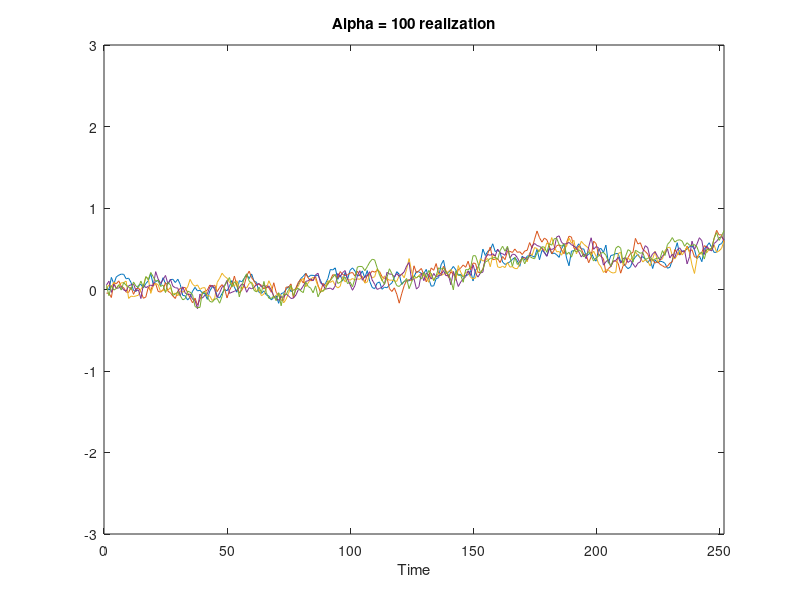

Source code (MATLAB):
clear;
N = 5; %number of banks
alpha = 100;
sigma = 1;
maxTime = 252; %252 time step # of trading days in a year
dt = 1/maxTime;
monetaryReserves = zeros(N,1);
initialCapital = 0*ones(N,1);
dtMonetaryReserves = zeros(N,1);
realizationReserves = zeros(N, maxTime);

for t = 1:maxTime
    for i = 1:N
        rateSum = 0;
        for j = 1:N
            rateSum = rateSum + (monetaryReserves(j)-monetaryReserves(i));
        end;
        dW = sqrt(dt)*randn;
        dtMonetaryReserves(i) = alpha/N*rateSum*dt +sigma*dW;
    end;
    if(t == 1)
        monetaryReserves = dtMonetaryReserves + initialCapital;
        realizationReserves(:,t) = monetaryReserves;
    else 
        monetaryReserves = dtMonetaryReserves + monetaryReserves;
        realizationReserves(:,t) = monetaryReserves;
    end;
end;
monetaryReserves
t = 1:maxTime;
figure(1);

for i =1:N
    plot(t,realizationReserves(i,:));
    hold on;
end;
title(['Alpha = ', num2str(alpha), ' realization']);
xlabel('Time');
xlim([0 252]);
ylim([-3 3]);

